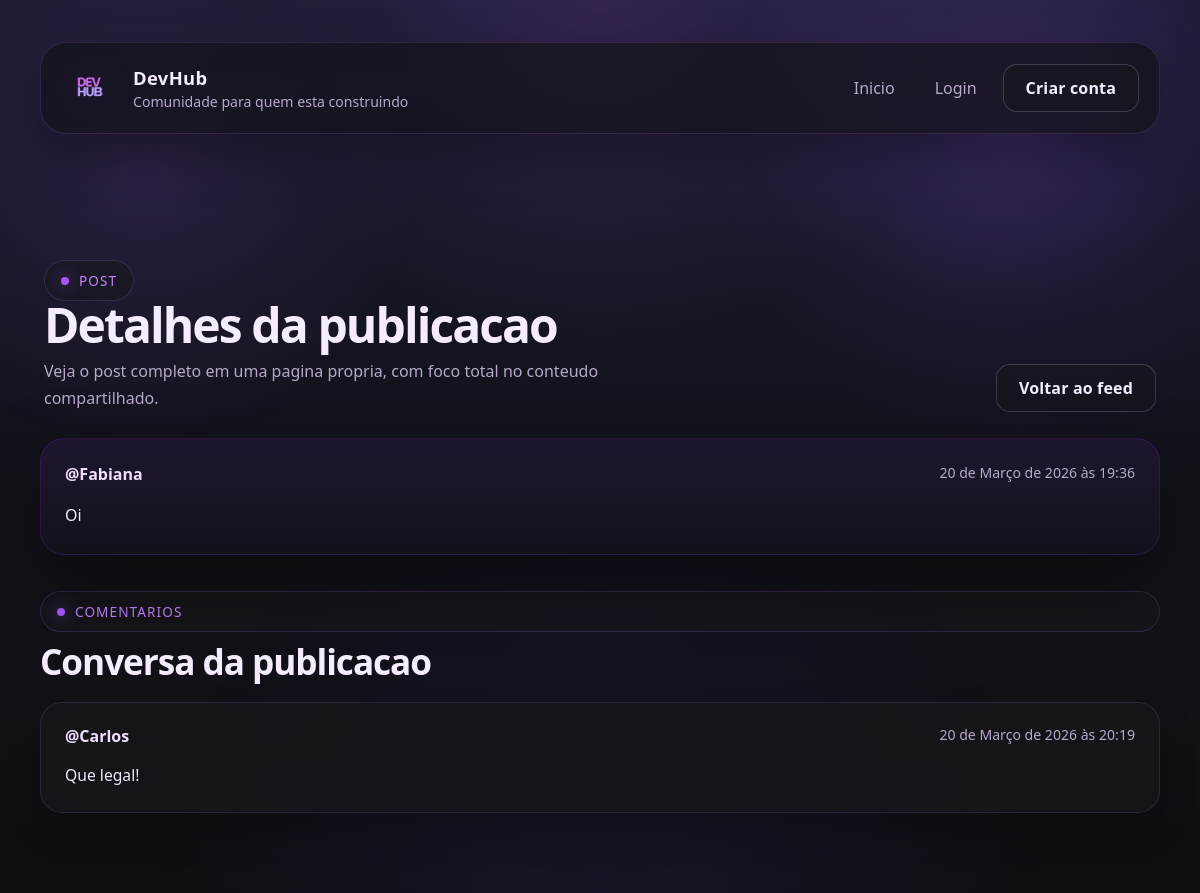
Page /feed/11 on the committed database.
### posts/models.py (models this page shows, shortened)
class Post(models.Model):
    author = models.ForeignKey(User, on_delete=models.CASCADE)
    message = models.CharField(max_length=280, blank=False)
    created_at = models.DateTimeField(auto_now_add=True)

class Comment(models.Model):
    author = models.ForeignKey(User, on_delete=models.CASCADE)
    message = models.CharField(max_length=280, blank=False)
    created_at = models.DateTimeField(auto_now_add=True)
    from_post = models.ForeignKey(Post, on_delete=models.CASCADE)

### posts/views.py (the view)
# urls.py: path('feed/<int:id>', post_detail, name="post_detail")
def post_detail(request, id):
    post_detail_id = Post.objects.get(id=id)
    comments = Comment.objects.filter(from_post=post_detail_id)
    return render(request, "posts/post_details.html", {"id_post": post_detail_id, "comments_post": comments})

### posts/templates/posts/post_details.html (shortened to what this page needs)
{% extends 'base.html' %}
{% block body_class %}feed-page site-page{% endblock %}
{% block content %}
<main class="site-shell feed-shell">
    <section class="feed-hero">
        <div>
            <span class="section-label">Post</span>
            <h1>Detalhes da publicacao</h1>
            <p>Veja o post completo em uma pagina propria, com foco total no conteudo compartilhado.</p>
        </div>
        <div class="hero-actions">
            <a href="/feed" class="btn-outline">Voltar ao feed</a>
        </div>
    </section>
    <section class="posts-grid">
        <article class="post">
            <div class="post-header">
                <div>
                    <div class="author">@{{ id_post.author.username }}</div>
                </div>
                <time class="date">{{ id_post.created_at }}</time>
            </div>
            <p class="post-message">{{ id_post.message }}</p>
        </article>
    </section>
    <section class="comments-section">
        <div class="comments-header">
            <span class="section-label">Comentarios</span>
            <h2 class="comments-title">Conversa da publicacao</h2>
        </div>
        <div class="comments-grid">
            {% for comment in comments_post %}
            <article class="comment-card">
                <div class="comment-header">
                    <div>
                        <div class="author">@{{ comment.author.username }}</div>
                    </div>
                    <time class="date">{{ comment.created_at }}</time>
                </div>
                <p class="comment-message">{{ comment.message }}</p>
            </article>
            {% empty %}
            <div class="empty-state">
                Ainda nao existem comentarios por aqui. Seja o primeiro a comentar!
            </div>
            {% endfor %}
        </div>
    </section>
</main>
{% endblock %}

### posts/static/posts/style.css (style rules this page uses)
:root { --bg: #0f0f12; --bg-soft: #1a1a2e; --panel: rgba(24, 24, 28, 0.88); --panel-strong: #201733; --panel-border: rgba(176, 38, 255, 0.16); --text: #f5edff; --muted: #b7a8c9; --brand: #a855f7; --brand-strong: #7c3aed; --accent: #c084fc; --danger: #ff4d4d; --shadow: 0 24px 70px rgba(0, 0, 0, 0.42); }
* { box-sizing: border-box; margin: 0; padding: 0; }
body { min-height: 100vh; margin: 0; color: var(--text); font-family: "Trebuchet MS", "Segoe UI", sans-serif; }
.site-page { position: relative; background: radial-gradient(circle at top, rgba(168, 85, 247, 0.18), transparent 22rem), radial-gradient(circle at 85% 15%, rgba(124, 58, 237, 0.16), transparent 20rem), linear-gradient(180deg, #1a1a2e 0%, #12121a 52%, #0f0f12 100%); }
a { color: inherit; }
.home-page, .auth-page, .feed-page { background: radial-gradient(circle at top, rgba(168, 85, 247, 0.18), transparent 22rem), radial-gradient(circle at 85% 15%, rgba(124, 58, 237, 0.16), transparent 20rem), linear-gradient(180deg, #1a1a2e 0%, #12121a 52%, #0f0f12 100%); }
.site-shell { width: min(1120px, calc(100% - 32px)); margin: 0 auto; }
.section-label { display: inline-flex; align-items: center; gap: 10px; padding: 10px 16px; border-radius: 999px; border: 1px solid rgba(192, 132, 252, 0.18); background: rgba(24, 24, 28, 0.58); color: var(--accent); font-size: 0.85rem; letter-spacing: 0.08em; text-transform: uppercase; }
.section-label::before { content: ""; width: 8px; height: 8px; border-radius: 999px; background: var(--brand); box-shadow: 0 0 18px rgba(168, 85, 247, 0.8); }
.btn, .btn-outline, .logout-btn, .form-box button { display: inline-flex; align-items: center; justify-content: center; min-height: 48px; padding: 0 22px; border-radius: 14px; border: 1px solid transparent; text-decoration: none; font-weight: 700; letter-spacing: 0.01em; transition: transform 0.2s ease, box-shadow 0.2s ease, border-color 0.2s ease, background 0.2s ease; cursor: pointer; }
.btn-outline { color: var(--text); border-color: rgba(159, 176, 200, 0.26); background: rgba(24, 24, 28, 0.45); }
.hero-actions { display: flex; gap: 14px; flex-wrap: wrap; }
.feed-page { padding: 24px 0 40px; }
.feed-shell { display: grid; gap: 26px; }
.feed-hero { display: flex; justify-content: space-between; align-items: end; gap: 18px; padding: 8px 4px 0; }
.feed-hero h1 { font-size: clamp(2rem, 4vw, 3.5rem); line-height: 0.98; letter-spacing: -0.04em; }
.feed-hero p { margin-top: 10px; color: var(--muted); line-height: 1.7; max-width: 620px; }
.posts-grid { display: grid; gap: 18px; }
.post { padding: 24px; border-radius: 24px; border: 1px solid var(--panel-border); background: linear-gradient(180deg, rgba(32, 23, 51, 0.9), rgba(18, 18, 26, 0.96)); box-shadow: var(--shadow); transition: transform 0.2s ease, border-color 0.2s ease, box-shadow 0.2s ease; animation: fadeUp 0.8s ease both; }
.post-header { display: flex; justify-content: space-between; align-items: start; gap: 16px; margin-bottom: 16px; }
.author { font-size: 1rem; font-weight: 700; color: #f0ddff; }
.post-message { color: #e4ecf7; font-size: 1rem; line-height: 1.8; }
.comments-section { display: grid; gap: 22px; margin-top: 10px; }
.comments-header { display: grid; gap: 12px; }
.comments-title { font-size: clamp(1.5rem, 3vw, 2.2rem); line-height: 1.02; letter-spacing: -0.03em; }
.comments-grid { display: grid; gap: 18px; }
.comment-header { display: flex; justify-content: space-between; align-items: start; gap: 18px; margin-bottom: 14px; }
.comment-card { padding: 22px 24px; border-radius: 22px; border: 1px solid rgba(192, 132, 252, 0.14); background: rgba(24, 24, 28, 0.74); box-shadow: 0 18px 36px rgba(0, 0, 0, 0.22); animation: fadeUp 0.5s ease both; }
.comment-message { color: #efe7fb; font-size: 0.98rem; line-height: 1.85; margin-top: 6px; }
.date { white-space: nowrap; color: var(--muted); font-size: 0.88rem; }

### rows in the picture
Post: author.username "Fabiana", created_at "20 de Março de 2026 às 19:36", message "Oi"
Comment: author.username "Carlos", created_at "20 de Março de 2026 às 20:19", message "Que legal!"
